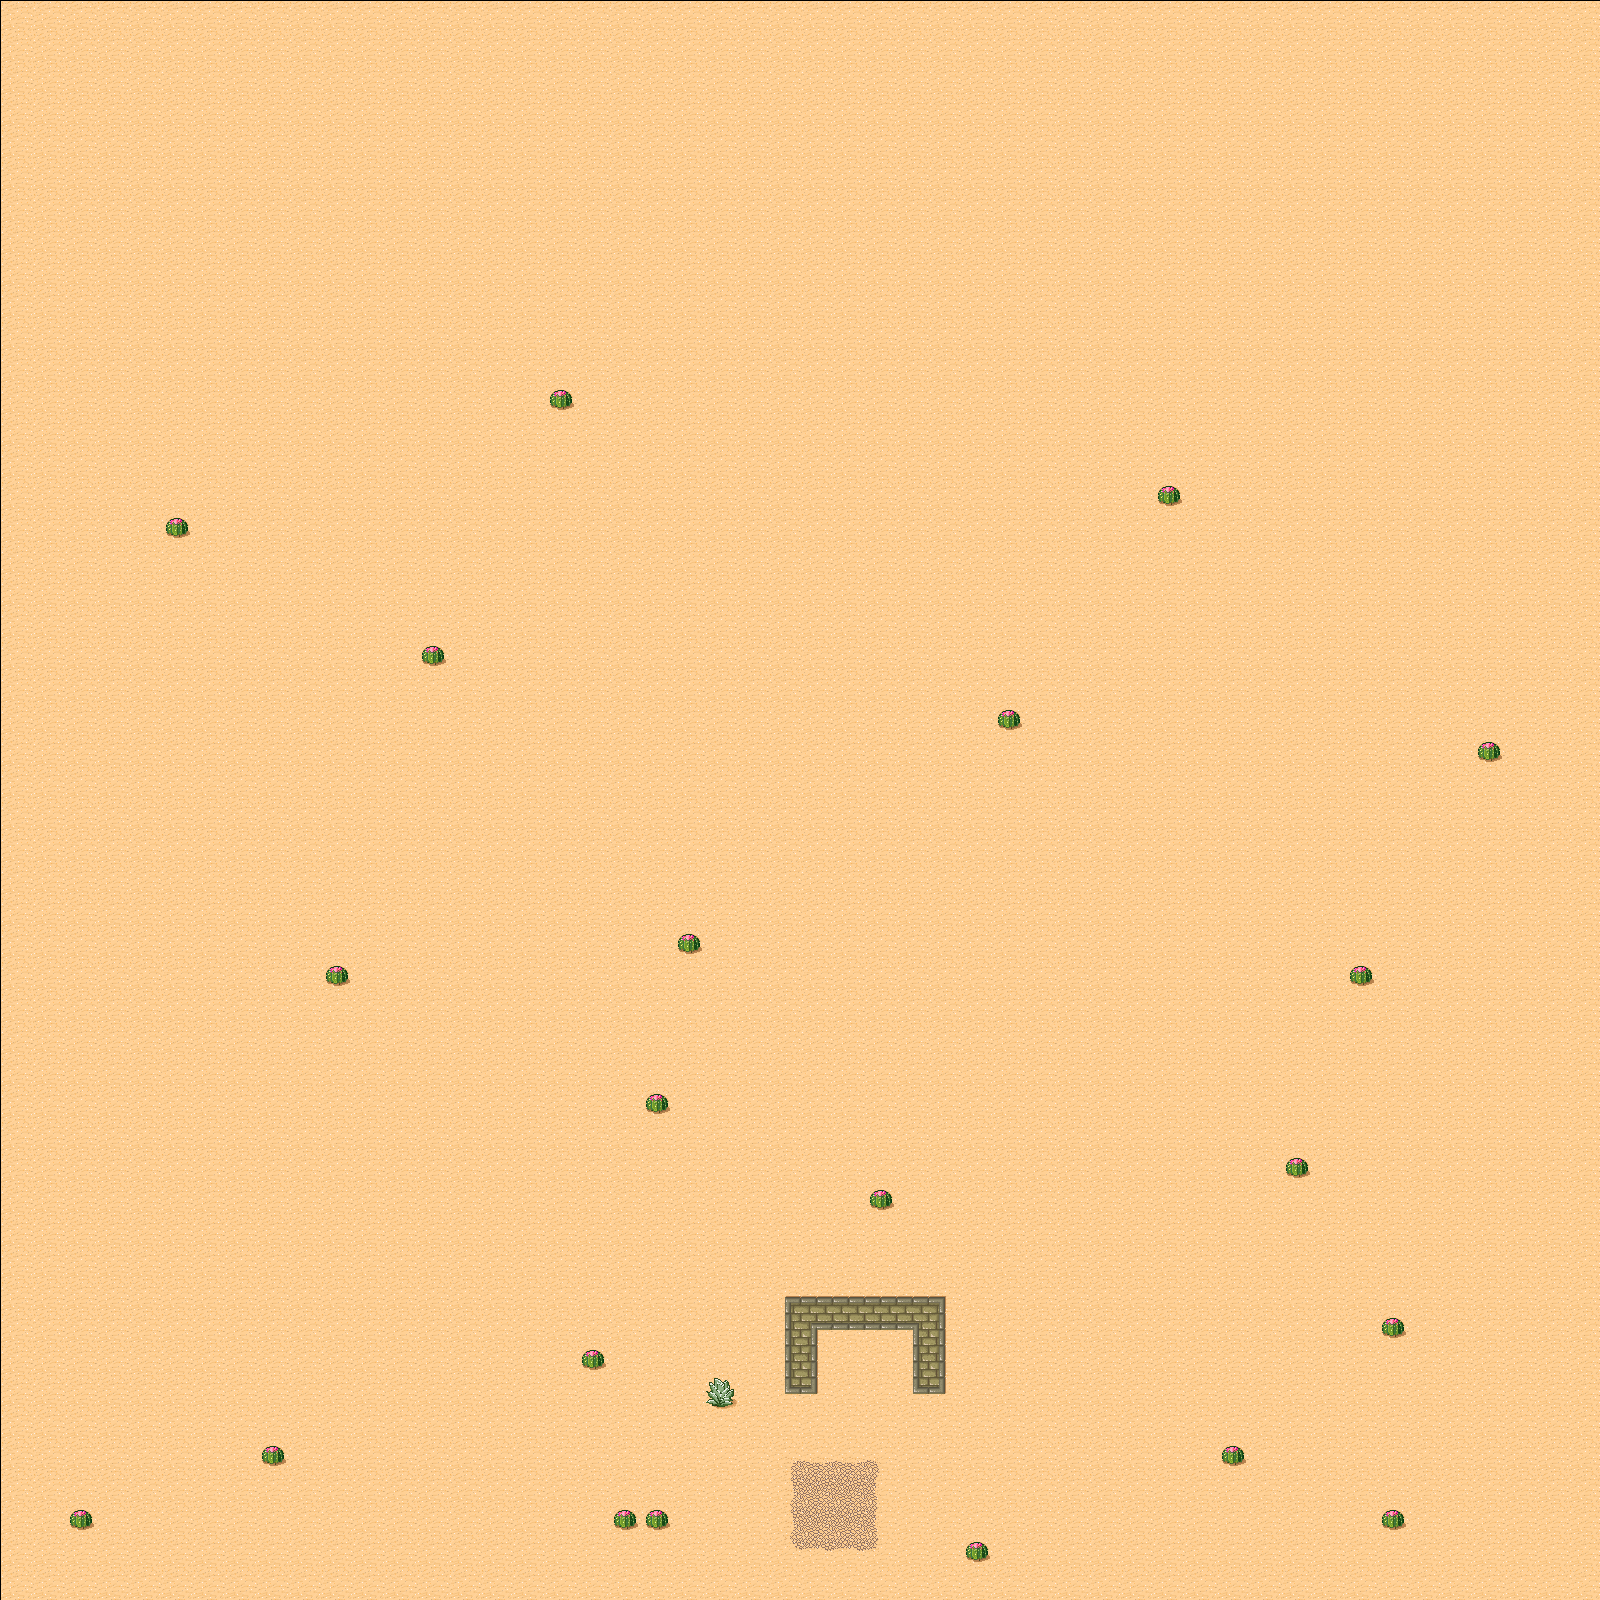

A level layout from a 2D game, rendered from its tile map. Below: a short description, then the map file with tile-grid data replaced by summaries:
An orthogonal 50x50 tile map with 32x32 px tiles, 1 tile layer (Background) and 21 objects (SpawnPoint).

<map version="1.0" orientation="orthogonal" width="50" height="50" tilewidth="32" tileheight="32">
 <tileset firstgid="1" name="tmw_desert_spacing" tilewidth="32" tileheight="32" spacing="1" margin="1">
  <tileoffset x="1" y="1" />
  <image source="../artwork/tmw_desert_spacing.png" width="266" height="266" />
  <tile id="30">
   <properties>
    <property name="Delay" value="1" />
    <property name="Next" value="31" />
   </properties>
  </tile>
  <tile id="31">
   <properties>
    <property name="Delay" value="1" />
    <property name="Next" value="30" />
   </properties>
  </tile>
  <tile id="37">
   <properties>
    <property name="Delay" value="1" />
    <property name="Next" value="38" />
   </properties>
  </tile>
  <tile id="38">
   <properties>
    <property name="Delay" value="1" />
    <property name="Next" value="39" />
   </properties>
  </tile>
  <tile id="39">
   <properties>
    <property name="Delay" value="1" />
    <property name="Next" value="37" />
   </properties>
  </tile>
 </tileset>
 <layer name="Background" width="50" height="50">
  <data>[2500 cells, 2500 non-empty, 22 distinct tile ids]</data>
 </layer>
 <objectgroup name="Objects" width="50" height="50">
  <object name="SpawnPoint" x="99" y="1514" width="80" height="72" />
 </objectgroup>
 <objectgroup name="Collision" width="50" height="50">
  <object x="1798" y="520" />
  <object x="784" y="1296" width="33" height="96" />
  <object x="914" y="1298" width="30" height="94" />
  <object x="814" y="1299" width="104" height="31" />
  <object x="625" y="1518" />
  <object x="657" y="1520" />
  <object x="978" y="1553" />
  <object x="720" y="1396" />
  <object x="591" y="1358" />
  <object x="272" y="1455" />
  <object x="80" y="1520" />
  <object x="880" y="1200" />
  <object x="1393" y="1521" />
  <object x="1233" y="1456" />
  <object x="1394" y="1328" />
  <object x="1297" y="1168" />
  <object x="-116" y="-50" width="116" height="1672" />
  <object x="-78" y="1602" width="1732" height="136" />
  <object x="1602" y="-134" width="206" height="1808" />
  <object x="-42" y="-102" width="1726" height="106" />
 </objectgroup>
</map>
